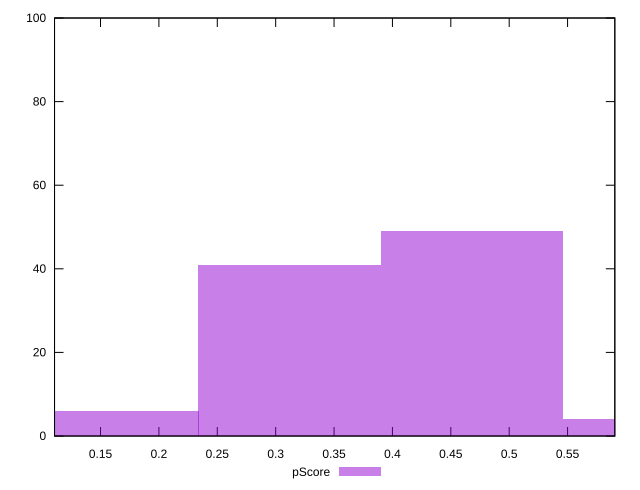

Reproduce this figure in gnuplot.
reset

$pScore <<EOF
0.623771413307315 4
0.4678285599804862 49
0.15594285332682875 6
0.3118857066536575 41
EOF

set key outside below
set boxwidth 0.15594285332682875
set xrange [0.11061000796750475:0.5904670414105198]
set yrange [0:100]
set trange [0:100]
set style fill transparent solid 0.5 noborder
set terminal svg size 640, 490 enhanced background rgb 'white'
set output "report_00009_2021-02-08T22-37-41.559Z/total-blocking-time/samples/pages+cached/pScore/histogram.svg"

plot $pScore title "pScore" with boxes

reset
